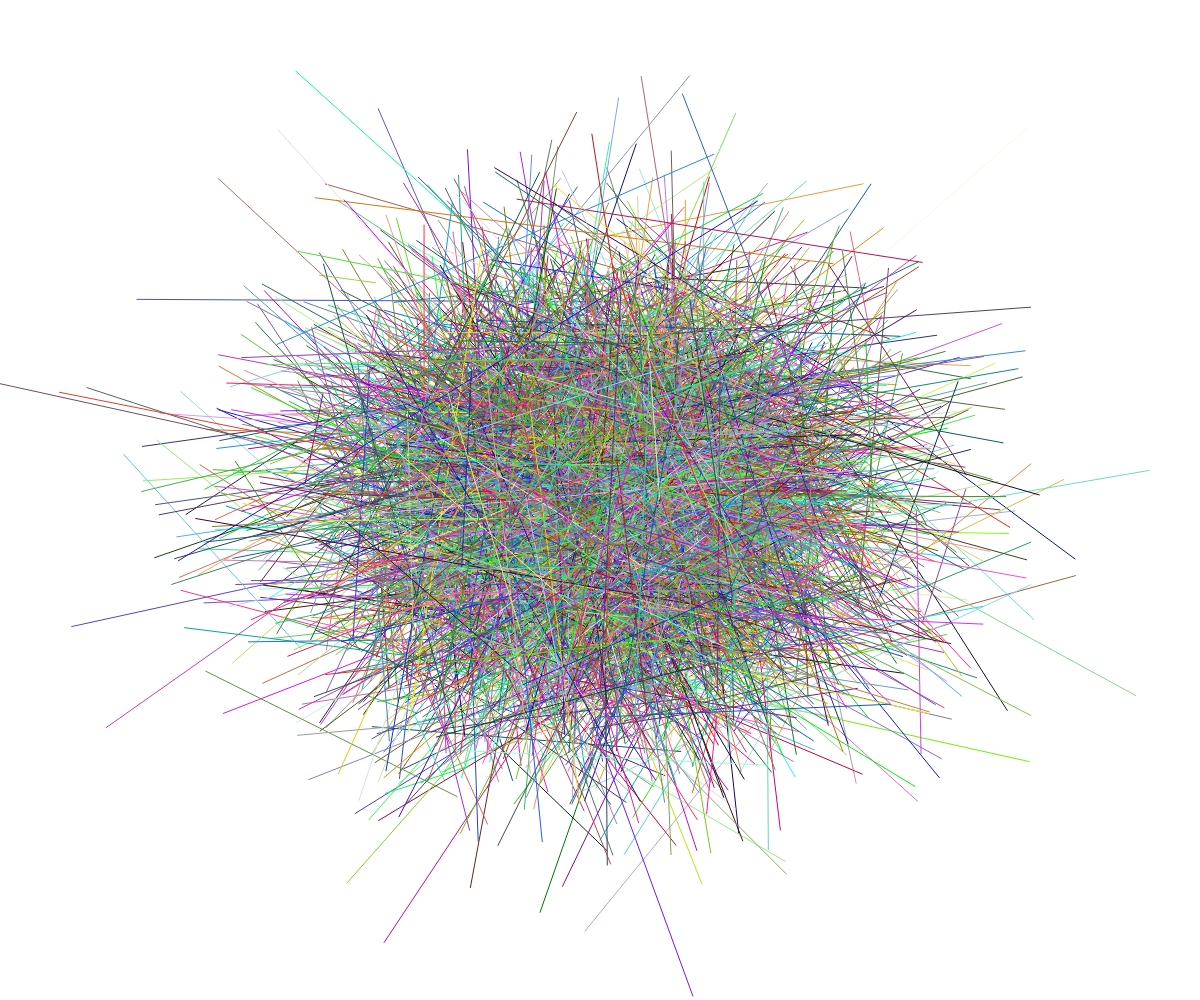
Frame 1 (no input)
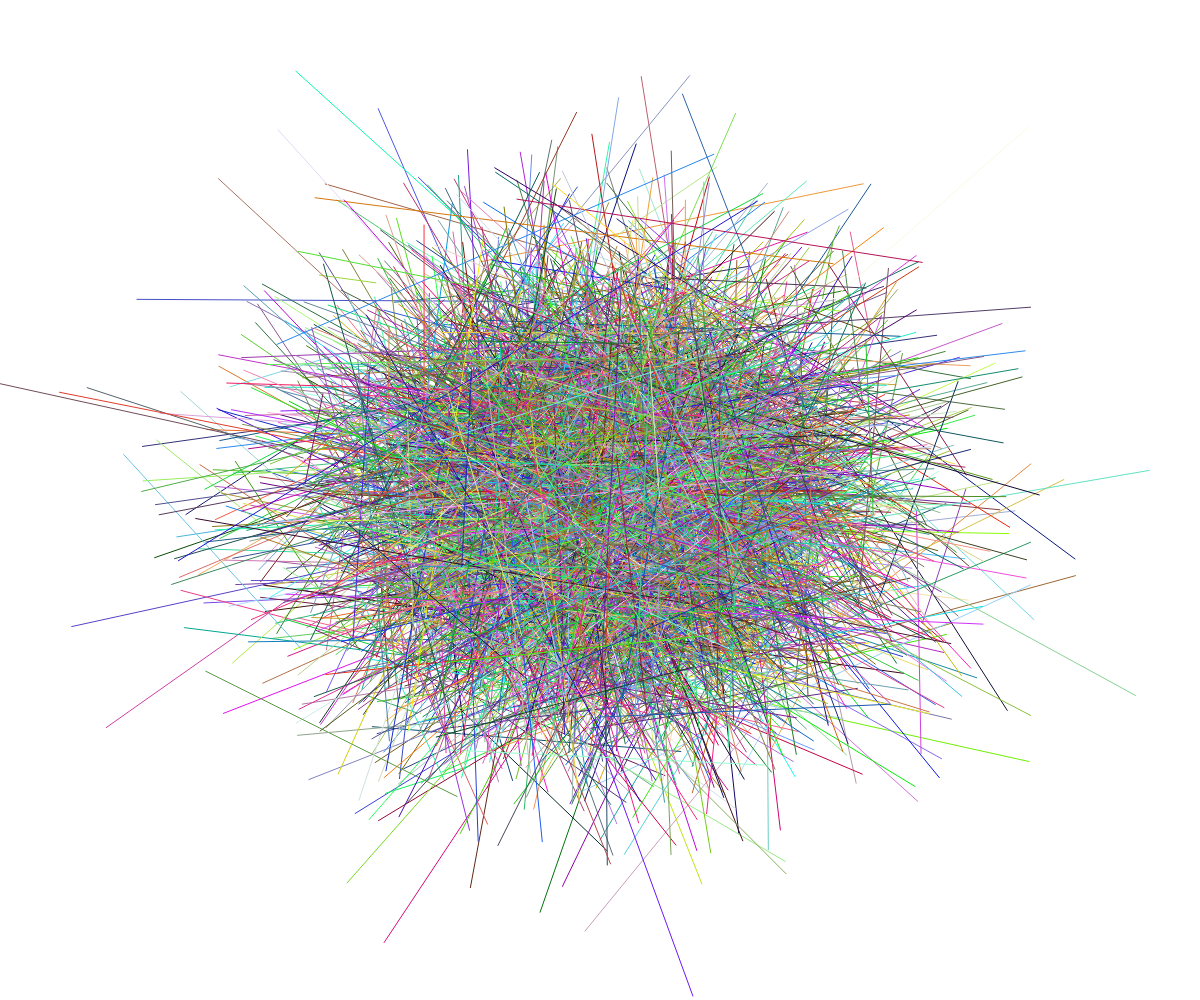
Frame 2 (the mouse pressed at the canvas centre, redrawn once)

The p5.js sketch that drew these frames (run headless with seeded random() and noise() and a simulated clock; the mouse was pressed at the canvas centre and the sketch redrawn once):

// p5.js sketch
// ── sketch.js
function setup() {
  createCanvas(innerWidth, innerHeight);
  noLoop();
  for(let i=0;i<4000;i++) {
    draw();
  }
}

function draw() {
  const x1 = randomGaussian(width/2, width/8);
  const y1 = randomGaussian(height/2, height/8);
  const x2 = randomGaussian(width/2, width/8);
  const y2 = randomGaussian(height/2, height/8);
  stroke(random(255),random(255),random(255));
  line(x1,y1,x2,y2);
}
